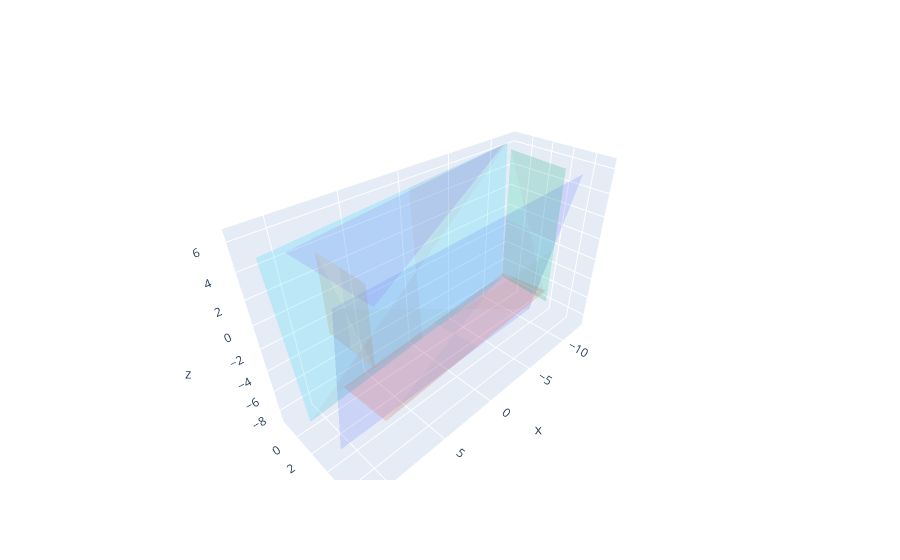

Notebook code cell kept with this figure:
### Markdown cell above
Optimized surfaces with 2 cuts and 0.2 impurity

### Code cell
'''
fig = go.Figure()
#pcd = o3d.io.read_point_cloud('../limerick_pc.ply')
#G.plot_points(fig, np.array(pcd.points), size=0.3)
G.plot_surfaces(fig, optimized_surfaces)
'''

### Figure 1 — Plotly figure (JSON) as saved in the notebook; plotly's stock layout.template omitted (floating-point values rounded to 4 significant figures)
{"data": [{"alphahull": 5, "i": [0, 3], "j": [1, 1], "k": [2, 2], "opacity": 0.2, "type": "mesh3d", "x": [-9.675, -10.1, 11.41, 10.99], "y": [6.994, 3.655, 7.005, 3.666], "z": [6.329, -7.845, 5.694, -8.48]}, {"alphahull": 5, "i": [0, 3], "j": [1, 1], "k": [2, 2], "opacity": 0.2, "type": "mesh3d", "x": [7.687, 7.559, -12.23, -12.36], "y": [-0.7543, 4.352, -1.327, 3.779], "z": [-8.257, -7.915, -7.162, -6.821]}, {"alphahull": 5, "i": [0, 3], "j": [1, 1], "k": [2, 2], "opacity": 0.2, "type": "mesh3d", "x": [-11.82, -11.57, -11.29, -11.04], "y": [-1.124, 4.454, -0.8143, 4.763], "z": [-7.224, -7.365, 5.926, 5.785]}, {"alphahull": 5, "i": [0], "j": [1], "k": [2], "opacity": 0.2, "type": "mesh3d", "x": [9.467, 9.435, -11.39], "y": [-1.462, 7.384, -1.661], "z": [4.325, 4.909, 6.167]}, {"alphahull": 5, "i": [0, 3], "j": [1, 1], "k": [2, 2], "opacity": 0.2, "type": "mesh3d", "x": [7.623, 7.83, 7.64, 7.848], "y": [4.105, -0.8697, 3.942, -1.033], "z": [3.817, 3.937, -2.97, -2.85]}, {"alphahull": 5, "i": [0, 3], "j": [1, 1], "k": [2, 2], "opacity": 0.2, "type": "mesh3d", "x": [11.63, 11.13, -11.74, -12.24], "y": [-0.2227, -0.08411, -1.605, -1.467], "z": [5.394, -8.752, 6.207, -7.939]}], "layout": {"scene": {"aspectmode": "data"}}}
